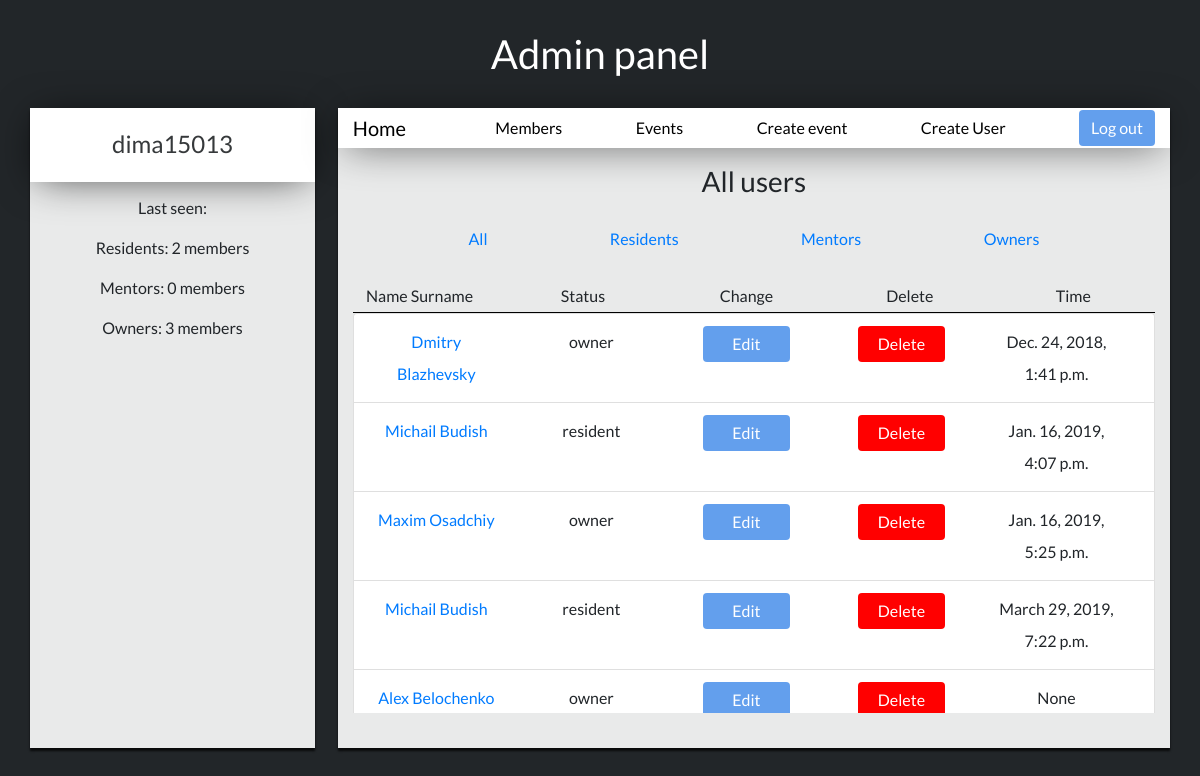
/users_list (signed in), run on the app's committed database.
### login/models.py (models this page shows, shortened)
class User(models.Model):
    superuser = models.IntegerField(default=None)
    name = models.CharField(max_length=30)
    surname = models.CharField(max_length=30)
    username = models.CharField(max_length=30)
    password = models.CharField(max_length=150)
    status = models.CharField(max_length=15)
    birth_date = models.DateTimeField()
    email = models.EmailField(max_length=30, null=True)
    specialization = models.CharField(max_length=30)
    team = models.CharField(max_length=50)
    project = models.CharField(max_length=50)
    last_seen = models.DateTimeField(auto_now=True)
    profile_photo = models.ImageField(upload_to='profile_photos')

### login/views.py (the view)
# urls.py: path('users_list', views.list_users, name='list_users'),
@login_required
def list_users(request):
    residents = User.objects.filter(status='resident').count()
    mentors = User.objects.filter(status='mentor').count()
    owners = User.objects.filter(status='owner').count()
    users_list = User.objects.all()
    return render(request, 'users/index.html', {'list_users': users_list,'residents': residents,'mentors': mentors,'owners': owners})

### login/templates/users/index.html (shortened to what this page needs)
{% extends 'index-admin-base.html' %}
{% block info_admin %}
{% load staticfiles %}
<link rel="stylesheet" media="all" href="{% static 'css/home-user.css' %}" type="text/css">
    <div>
        {% if list_residents %}
            <h3 class="list-text">Residents List</h3>
        {% elif list_mentors %}
            <h3 class="list-text">Mentors List</h3>
        {% elif list_owners %}
            <h3 class="list-text">Owners List</h3>
        {% elif list_users %}
            <h3 class="list-text">All users</h3>
        {% endif %}
        <div class="container">
            <div class="row">
                <div class="col-sm" style="display: flex;justify-content: space-evenly;padding: 1%;line-height:2;">
                    <p><a href="{% url 'list_users' %}" style="color:#007bff;"> All </a></p>
                    <p><a href="{% url 'list_residents' %}" style="color:#007bff;"> Residents </a></p>
                    <p><a href="{% url 'list_mentors' %}" style="color:#007bff;"> Mentors </a></p>
                    <p><a href="{% url 'list_owners' %}" style="color:#007bff;"> Owners </a></p>
                </div>
            </div>
        </div>
        <div class="container">
            <div class="row" style="padding: 5%;padding-top: 0;padding-left:0;padding-right:0;">
              <div class="col">
                <div class="container list-group" style="border-bottom: black 1px outset;">
                    <div class="row">
                        <div class="col-sm">
                            <p style="text-align:center;margin: 0;line-height: 2;">Name Surname</p>
                        </div>
                        <div class="col-sm">
                            <p style="text-align:center;margin: 0;line-height: 2;">Status</p>
                        </div>
                        <div class="col-sm">
                            <p style="text-align:center;margin: 0;line-height: 2;">Change</p>
                        </div>
                        <div class="col-sm">
                            <p style="text-align:center;margin: 0;line-height: 2;">Delete</p>
                        </div>
                        <div class="col-sm">
                            <p style="text-align:center;margin: 0;line-height: 2;">Time</p>
                        </div>
                    </div>
                </div>
                <div class="userjoin-block">
                    <ul class="list-group">
                        {% for item in list_users %}
                            <li class="list-group-item">
                                <div class="container list-group">
                                    <div class="row">
                                        <div class="col-sm">
                                                <a href="/user/{{ item.id }}"><p style="text-align:center;margin: 0;line-height: 2;">{{ item.name }} {{ item.surname }}</p></a>
                                        </div>
                                        <div class="col-sm">
                                            <p class="list-text" style="text-align:center;margin: 0;line-height: 2;">{{item.status}}</p>
                                        </div>
                                        <div class="col-sm">
                                            <p style="text-align:center;margin: 0;line-height: 2;"><a href="/user/{{ item.id }}/edit"><button class="btn btn-primary" type="submit" style="width:70%;">Edit</button></a></p>
                                        </div>
                                        <div class="col-sm">
                                            <p style="text-align:center;margin: 0;line-height: 2;"><a href="/user/{{ item.id }}/delete"><button class="btn btn-primary" type="submit" style="background: red; width:70%;" >Delete</button></a></p>
                                        </div>
                                        <div class="col-sm">
                                            <p style="text-align:center;margin: 0;line-height: 2;">{{item.last_seen}}</p>
                                        </div>
                                    </div>
                                </div>
                            </li>
                        {% endfor %}
                    </ul>
                </div>
            </div>
        </div>
    </div>
    </div>
{% endblock %}

### login/templates/index-admin-base.html (shortened to what this page needs)
{% extends "base.html" %}
{% block content %}
{% load staticfiles %}
<link rel="stylesheet" media="all" href="{% static 'css/home-user.css' %}" type="text/css">
<link rel="stylesheet" media="all" href="{% static 'css/home.css' %}" type="text/css">
<h1 class="profile-h1">Admin panel</h1>
<div class="container">
    <div class="row">
        <div class="info-block">
            <div class="photo-block">
                <h4 class="name-text">{{ user.username }}</h4>
            </div>
            <div class="status-block">
                <p>Last seen: {{ last_seen.time }}</p>
                <p>Residents: {{ residents }} members</p>
                <p>Mentors: {{ mentors }} members</p>
                <p>Owners: {{ owners }} members</p>
            </div>
        </div>
        <div class="statistic-block">
            <div class="navbar-block">
                <nav class="navbar navbar-expand-lg">
                    <div class="container">
                        <div class="navbar-brand"> <a class="navbar-link" href="{% url 'index' %}" style="color:black;">Home</a> </div>
                        <a href="{% url 'list_users' %}" style="color:black;"> Members </a>
                        <a href="{% url 'list_events' %}" style="color:black;"> Events </a>
                        <a href="{% url 'create_event' %}" style="color:black;"> Create event </a>
                        <a href="{% url 'register' %}" style="color:black;"> Create User </a>
                        <a href="{% url 'logout' %}"><button class="btn btn-primary" type="submit" >Log out</button></a>
                    </div>
                </nav>
            </div>
            <div class="information-block">
                {% block info_admin %}
                {% endblock %}
            </div>
        </div>
    </div>
</div>
{% endblock %}

### login/static/css/base.css (style rules this page uses)
body { font-family: 'Lato', cursive; }
.userjoin-block { overflow-y: scroll; max-height: 50vh; }
.list-text { text-align: center; margin: 2%; }

### login/static/css/home-user.css (style rules this page uses)
body { background: #222629; font-family: 'Lato', cursive; }
.profile-h1 { font-family: 'Lato', cursive; text-align: center; margin-top: 30px; margin-bottom: 30px; font-size: 2.5em; color: white; }
.info-block { background: rgba(255, 255, 255, 0.9); height: 80vh; width: 25%; -webkit-box-shadow: 0px 3px 2px 0px rgba(0,0,0,0.75); -moz-box-shadow: 0px 3px 2px 0px rgba(0,0,0,0.75); box-shadow: 0px 3px 2px 0px rgba(0,0,0,0.75); }
.statistic-block { background: rgba(255, 255, 255, 0.9); height: 80vh; width: 73%; margin-left: 2%; -webkit-box-shadow: 0px 3px 2px 0px rgba(0,0,0,0.75); -moz-box-shadow: 0px 3px 2px 0px rgba(0,0,0,0.75); box-shadow: 0px 3px 2px 0px rgba(0,0,0,0.75); }
.photo-block { width: 100%; padding: 20px; background: white; -webkit-box-shadow: 0px 3px 40px -8px rgba(0,0,0,0.75); -moz-box-shadow: 0px 3px 40px -8px rgba(0,0,0,0.75); box-shadow: 0px 3px 40px -8px rgba(0,0,0,0.75); }
.navbar-block { width: 100%; background: white; -webkit-box-shadow: 0px 3px 40px -8px rgba(0,0,0,0.75); -moz-box-shadow: 0px 3px 40px -8px rgba(0,0,0,0.75); box-shadow: 0px 3px 40px -8px rgba(0,0,0,0.75); }
.name-text { color: #36393b; text-align: center; margin: 1%; }
.navbar { padding: 0; }
.btn-primary { background-color: rgba(61, 136, 233, 0.8); border: rgba(61, 136, 233, 0.9); }

### login/static/css/home.css (style rules this page uses)
.status-block { text-align: center; margin: 5%; }
.information-block { overflow-y: scroll; height: 92%; }

### data on the page
User: name "Dmitry", surname "Blazhevsky", status "owner", last_seen "Dec. 24, 2018, 1:41 p.m."
User: name "Michail", surname "Budish", status "resident", last_seen "Jan. 16, 2019, 4:07 p.m."
User: name "Maxim", surname "Osadchiy", status "owner", last_seen "Jan. 16, 2019, 5:25 p.m."
User: name "Michail", surname "Budish", status "resident", last_seen "March 29, 2019, 7:22 p.m."
User: name "Alex", surname "Belochenko", status "owner", last_seen "None"

### other printed values
{{ user.username }} "dima15013"
{{ residents }} "2"
{{ mentors }} "0"
{{ owners }} "3"
